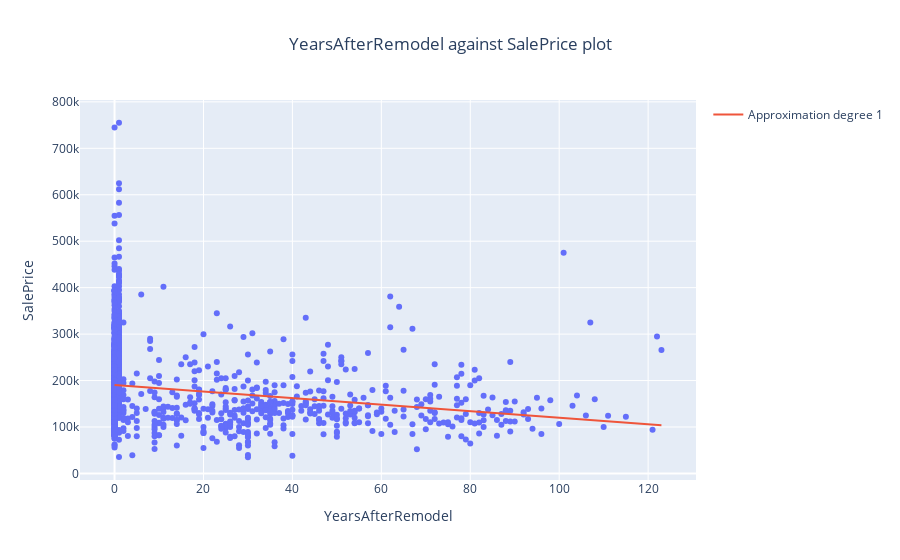

Notebook cell for this chart:
### Code cell
dp.plot_scatter("YearsAfterRemodel", "SalePrice", degrees=[1])

### Figure 1 — Plotly figure (JSON) as saved in the notebook; plotly's stock layout.template omitted (floating-point values rounded to 4 significant figures; data arrays with more than 128 entries replaced by an {"elided": "..."} marker saying what was removed)
{"data": [{"mode": "markers", "showlegend": false, "type": "scatter", "x": {"elided": "1460 int values"}, "y": {"elided": "1460 int values"}}, {"mode": "lines", "name": "Approximation degree 1", "type": "scatter", "x": {"elided": "1460 int values"}, "y": {"elided": "1460 float values"}}], "layout": {"title": {"text": "YearsAfterRemodel against SalePrice plot", "x": 0.5}, "xaxis": {"title": {"text": "YearsAfterRemodel"}}, "yaxis": {"title": {"text": "SalePrice"}}}}
